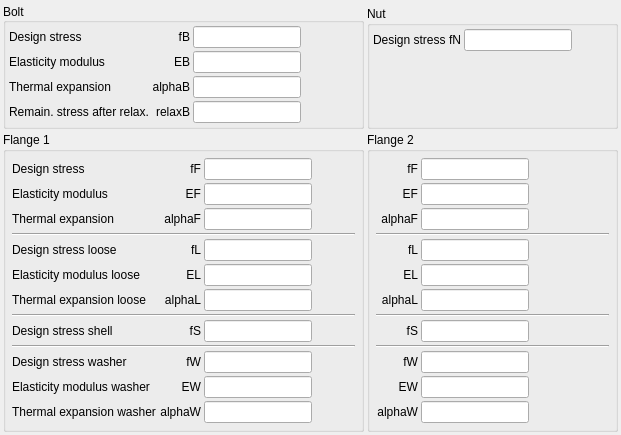
           <widget class="QWidget" name="tabStressExpElast">
            <attribute name="title">
             <string>Stress Expansion Elasticity</string>
            </attribute>
            <layout class="QGridLayout" name="gridLayout_25">
             <property name="leftMargin">
              <number>3</number>
             </property>
             <property name="topMargin">
              <number>3</number>
             </property>
             <property name="rightMargin">
              <number>3</number>
             </property>
             <property name="bottomMargin">
              <number>3</number>
             </property>
             <property name="spacing">
              <number>3</number>
             </property>
             <item row="0" column="0" rowspan="2">
              <widget class="QGroupBox" name="gbBolt_2">
               <property name="title">
                <string>Bolt</string>
               </property>
               <property name="alignment">
                <set>Qt::AlignLeading|Qt::AlignLeft|Qt::AlignVCenter</set>
               </property>
               <layout class="QGridLayout" name="gridLayout_20">
                <property name="leftMargin">
                 <number>3</number>
                </property>
                <property name="topMargin">
                 <number>3</number>
                </property>
                <property name="rightMargin">
                 <number>3</number>
                </property>
                <property name="bottomMargin">
                 <number>3</number>
                </property>
                <property name="spacing">
                 <number>3</number>
                </property>
                <item row="0" column="2">
                 <widget class="RB_UomLineEdit" name="lefB"/>
                </item>
                <item row="1" column="1">
                 <widget class="QLabel" name="lblEB">
                  <property name="text">
                   <string>EB</string>
                  </property>
                  <property name="alignment">
                   <set>Qt::AlignRight|Qt::AlignTrailing|Qt::AlignVCenter</set>
                  </property>
                 </widget>
                </item>
                <item row="0" column="1">
                 <widget class="QLabel" name="lblfB">
                  <property name="text">
                   <string>fB</string>
                  </property>
                  <property name="alignment">
                   <set>Qt::AlignRight|Qt::AlignTrailing|Qt::AlignVCenter</set>
                  </property>
                 </widget>
                </item>
                <item row="2" column="1">
                 <widget class="QLabel" name="lblalphaB">
                  <property name="text">
                   <string>alphaB</string>
                  </property>
                  <property name="alignment">
                   <set>Qt::AlignRight|Qt::AlignTrailing|Qt::AlignVCenter</set>
                  </property>
                 </widget>
                </item>
                <item row="1" column="2">
                 <widget class="RB_UomLineEdit" name="leEB"/>
                </item>
                <item row="2" column="2">
                 <widget class="RB_UomLineEdit" name="lealphaB"/>
                </item>
                <item row="3" column="1">
                 <widget class="QLabel" name="lblrelaxB">
                  <property name="text">
                   <string>relaxB</string>
                  </property>
                  <property name="alignment">
                   <set>Qt::AlignRight|Qt::AlignTrailing|Qt::AlignVCenter</set>
                  </property>
                 </widget>
                </item>
                <item row="3" column="2">
                 <widget class="RB_UomLineEdit" name="lerelaxB"/>
                </item>
                <item row="0" column="0">
                 <widget class="QLabel" name="label_66">
                  <property name="text">
                   <string>Design stress</string>
                  </property>
                 </widget>
                </item>
                <item row="3" column="0">
                 <widget class="QLabel" name="label_69">
                  <property name="text">
                   <string>Remain. stress after relax.</string>
                  </property>
                 </widget>
                </item>
                <item row="1" column="0">
                 <widget class="QLabel" name="label_67">
                  <property name="text">
                   <string>Elasticity modulus</string>
                  </property>
                 </widget>
                </item>
                <item row="2" column="0">
                 <widget class="QLabel" name="label_68">
                  <property name="text">
                   <string>Thermal expansion</string>
                  </property>
                 </widget>
                </item>
                <item row="1" column="3">
                 <spacer name="horizontalSpacer_6">
                  <property name="orientation">
                   <enum>Qt::Horizontal</enum>
                  </property>
                  <property name="sizeHint" stdset="0">
                   <size>
                    <width>40</width>
                    <height>20</height>
                   </size>
                  </property>
                 </spacer>
                </item>
               </layout>
              </widget>
             </item>
             <item row="1" column="1">
              <widget class="QGroupBox" name="gbNut">
               <property name="title">
                <string>Nut</string>
               </property>
               <layout class="QGridLayout" name="gridLayout_24">
                <property name="leftMargin">
                 <number>3</number>
                </property>
                <property name="topMargin">
                 <number>3</number>
                </property>
                <property name="rightMargin">
                 <number>3</number>
                </property>
                <property name="bottomMargin">
                 <number>3</number>
                </property>
                <property name="spacing">
                 <number>3</number>
                </property>
                <item row="0" column="2">
                 <widget class="RB_UomLineEdit" name="lefN"/>
                </item>
                <item row="0" column="1">
                 <widget class="QLabel" name="lblfN">
                  <property name="text">
                   <string>fN</string>
                  </property>
                  <property name="alignment">
                   <set>Qt::AlignRight|Qt::AlignTrailing|Qt::AlignVCenter</set>
                  </property>
                 </widget>
                </item>
                <item row="1" column="2">
                 <spacer name="verticalSpacer_14">
                  <property name="orientation">
                   <enum>Qt::Vertical</enum>
                  </property>
                  <property name="sizeHint" stdset="0">
                   <size>
                    <width>20</width>
                    <height>28</height>
                   </size>
                  </property>
                 </spacer>
                </item>
                <item row="0" column="0">
                 <widget class="QLabel" name="label_71">
                  <property name="text">
                   <string>Design stress</string>
                  </property>
                 </widget>
                </item>
                <item row="0" column="3">
                 <spacer name="horizontalSpacer_16">
                  <property name="orientation">
                   <enum>Qt::Horizontal</enum>
                  </property>
                  <property name="sizeHint" stdset="0">
                   <size>
                    <width>40</width>
                    <height>20</height>
                   </size>
                  </property>
                 </spacer>
                </item>
               </layout>
              </widget>
             </item>
             <item row="2" column="0">
              <widget class="QGroupBox" name="gbStressFlange_1">
               <property name="sizePolicy">
                <sizepolicy hsizetype="Expanding" vsizetype="Preferred">
                 <horstretch>0</horstretch>
                 <verstretch>0</verstretch>
                </sizepolicy>
               </property>
               <property name="title">
                <string>Flange 1</string>
               </property>
               <layout class="QGridLayout" name="gridLayout_23">
                <property name="leftMargin">
                 <number>6</number>
                </property>
                <property name="topMargin">
                 <number>6</number>
                </property>
                <property name="rightMargin">
                 <number>6</number>
                </property>
                <property name="bottomMargin">
                 <number>6</number>
                </property>
                <property name="spacing">
                 <number>3</number>
                </property>
                <item row="2" column="1">
                 <widget class="QLabel" name="lblalphaF_1">
                  <property name="text">
                   <string>alphaF</string>
                  </property>
                  <property name="alignment">
                   <set>Qt::AlignRight|Qt::AlignTrailing|Qt::AlignVCenter</set>
                  </property>
                 </widget>
                </item>
                <item row="2" column="2">
                 <widget class="RB_UomLineEdit" name="lealphaF_1"/>
                </item>
                <item row="11" column="2">
                 <widget class="RB_UomLineEdit" name="leEW_1"/>
                </item>
                <item row="1" column="1">
                 <widget class="QLabel" name="lblEF_1">
                  <property name="text">
                   <string>EF</string>
                  </property>
                  <property name="alignment">
                   <set>Qt::AlignRight|Qt::AlignTrailing|Qt::AlignVCenter</set>
                  </property>
                 </widget>
                </item>
                <item row="6" column="2">
                 <widget class="RB_UomLineEdit" name="lealphaL_1"/>
                </item>
                <item row="1" column="2">
                 <widget class="RB_UomLineEdit" name="leEF_1"/>
                </item>
                <item row="6" column="1">
                 <widget class="QLabel" name="lblalphaL_1">
                  <property name="text">
                   <string>alphaL</string>
                  </property>
                  <property name="alignment">
                   <set>Qt::AlignRight|Qt::AlignTrailing|Qt::AlignVCenter</set>
                  </property>
                 </widget>
                </item>
                <item row="4" column="1">
                 <widget class="QLabel" name="lblfL_1">
                  <property name="text">
                   <string>fL</string>
                  </property>
                  <property name="alignment">
                   <set>Qt::AlignRight|Qt::AlignTrailing|Qt::AlignVCenter</set>
                  </property>
                 </widget>
                </item>
                <item row="11" column="1">
                 <widget class="QLabel" name="lblEW_1">
                  <property name="text">
                   <string>EW</string>
                  </property>
                  <property name="alignment">
                   <set>Qt::AlignRight|Qt::AlignTrailing|Qt::AlignVCenter</set>
                  </property>
                 </widget>
                </item>
                <item row="5" column="1">
                 <widget class="QLabel" name="lblEL_1">
                  <property name="text">
                   <string>EL</string>
                  </property>
                  <property name="alignment">
                   <set>Qt::AlignRight|Qt::AlignTrailing|Qt::AlignVCenter</set>
                  </property>
                 </widget>
                </item>
                <item row="5" column="2">
                 <widget class="RB_UomLineEdit" name="leEL_1"/>
                </item>
                <item row="0" column="1">
                 <widget class="QLabel" name="lblfF_1">
                  <property name="text">
                   <string>fF</string>
                  </property>
                  <property name="alignment">
                   <set>Qt::AlignRight|Qt::AlignTrailing|Qt::AlignVCenter</set>
                  </property>
                 </widget>
                </item>
                <item row="4" column="2">
                 <widget class="RB_UomLineEdit" name="lefL_1"/>
                </item>
                <item row="0" column="2">
                 <widget class="RB_UomLineEdit" name="lefF_1"/>
                </item>
                <item row="10" column="2">
                 <widget class="RB_UomLineEdit" name="lefW_1"/>
                </item>
                <item row="8" column="1">
                 <widget class="QLabel" name="lblfS_1">
                  <property name="text">
                   <string>fS</string>
                  </property>
                  <property name="alignment">
                   <set>Qt::AlignRight|Qt::AlignTrailing|Qt::AlignVCenter</set>
                  </property>
                 </widget>
                </item>
                <item row="8" column="2">
                 <widget class="RB_UomLineEdit" name="lefS_1"/>
                </item>
                <item row="10" column="1">
                 <widget class="QLabel" name="lblfW_1">
                  <property name="text">
                   <string>fW</string>
                  </property>
                  <property name="alignment">
                   <set>Qt::AlignRight|Qt::AlignTrailing|Qt::AlignVCenter</set>
                  </property>
                 </widget>
                </item>
                <item row="12" column="1">
                 <widget class="QLabel" name="lblalphaW_1">
                  <property name="text">
                   <string>alphaW</string>
                  </property>
                  <property name="alignment">
                   <set>Qt::AlignRight|Qt::AlignTrailing|Qt::AlignVCenter</set>
                  </property>
                 </widget>
                </item>
                <item row="12" column="2">
                 <widget class="RB_UomLineEdit" name="lealphaW_1"/>
                </item>
                <item row="0" column="0">
                 <widget class="QLabel" name="label_72">
                  <property name="text">
                   <string>Design stress</string>
                  </property>
                 </widget>
                </item>
                <item row="4" column="0">
                 <widget class="QLabel" name="label_75">
                  <property name="text">
                   <string>Design stress loose</string>
                  </property>
                 </widget>
                </item>
                <item row="1" column="0">
                 <widget class="QLabel" name="label_73">
                  <property name="text">
                   <string>Elasticity modulus</string>
                  </property>
                 </widget>
                </item>
                <item row="5" column="0">
                 <widget class="QLabel" name="label_76">
                  <property name="text">
                   <string>Elasticity modulus loose</string>
                  </property>
                 </widget>
                </item>
                <item row="2" column="0">
                 <widget class="QLabel" name="label_74">
                  <property name="text">
                   <string>Thermal expansion</string>
                  </property>
                 </widget>
                </item>
                <item row="8" column="0">
                 <widget class="QLabel" name="label_78">
                  <property name="text">
                   <string>Design stress shell</string>
                  </property>
                 </widget>
                </item>
                <item row="10" column="0">
                 <widget class="QLabel" name="label_79">
                  <property name="text">
                   <string>Design stress washer</string>
                  </property>
                 </widget>
                </item>
                <item row="6" column="0">
                 <widget class="QLabel" name="label_77">
                  <property name="text">
                   <string>Thermal expansion loose</string>
                  </property>
                 </widget>
                </item>
                <item row="11" column="0">
                 <widget class="QLabel" name="label_80">
                  <property name="text">
                   <string>Elasticity modulus washer</string>
                  </property>
                 </widget>
                </item>
                <item row="12" column="0">
                 <widget class="QLabel" name="label_81">
                  <property name="text">
                   <string>Thermal expansion washer</string>
                  </property>
                 </widget>
                </item>
                <item row="1" column="3">
                 <spacer name="horizontalSpacer_15">
                  <property name="orientation">
                   <enum>Qt::Horizontal</enum>
                  </property>
                  <property name="sizeHint" stdset="0">
                   <size>
                    <width>40</width>
                    <height>20</height>
                   </size>
                  </property>
                 </spacer>
                </item>
                <item row="3" column="0" colspan="4">
                 <widget class="Line" name="line_7">
                  <property name="orientation">
                   <enum>Qt::Horizontal</enum>
                  </property>
                 </widget>
                </item>
                <item row="7" column="0" colspan="4">
                 <widget class="Line" name="line_8">
                  <property name="orientation">
                   <enum>Qt::Horizontal</enum>
                  </property>
                 </widget>
                </item>
                <item row="9" column="0" colspan="4">
                 <widget class="Line" name="line_9">
                  <property name="orientation">
                   <enum>Qt::Horizontal</enum>
                  </property>
                 </widget>
                </item>
               </layout>
              </widget>
             </item>
             <item row="2" column="1">
              <widget class="QGroupBox" name="gbStressFlange_2">
               <property name="sizePolicy">
                <sizepolicy hsizetype="Expanding" vsizetype="Preferred">
                 <horstretch>0</horstretch>
                 <verstretch>0</verstretch>
                </sizepolicy>
               </property>
               <property name="title">
                <string>Flange 2</string>
               </property>
               <layout class="QGridLayout" name="gridLayout_26">
                <property name="leftMargin">
                 <number>6</number>
                </property>
                <property name="topMargin">
                 <number>6</number>
                </property>
                <property name="rightMargin">
                 <number>6</number>
                </property>
                <property name="bottomMargin">
                 <number>6</number>
                </property>
                <property name="spacing">
                 <number>3</number>
                </property>
                <item row="1" column="0">
                 <widget class="QLabel" name="lblEF_2">
                  <property name="text">
                   <string>EF</string>
                  </property>
                  <property name="alignment">
                   <set>Qt::AlignRight|Qt::AlignTrailing|Qt::AlignVCenter</set>
                  </property>
                 </widget>
                </item>
                <item row="5" column="1">
                 <widget class="RB_UomLineEdit" name="leEL_2"/>
                </item>
                <item row="1" column="1">
                 <widget class="RB_UomLineEdit" name="leEF_2"/>
                </item>
                <item row="11" column="0">
                 <widget class="QLabel" name="lblEW_2">
                  <property name="text">
                   <string>EW</string>
                  </property>
                  <property name="alignment">
                   <set>Qt::AlignRight|Qt::AlignTrailing|Qt::AlignVCenter</set>
                  </property>
                 </widget>
                </item>
                <item row="2" column="1">
                 <widget class="RB_UomLineEdit" name="lealphaF_2"/>
                </item>
                <item row="6" column="1">
                 <widget class="RB_UomLineEdit" name="lealphaL_2"/>
                </item>
                <item row="11" column="1">
                 <widget class="RB_UomLineEdit" name="leEW_2"/>
                </item>
                <item row="6" column="0">
                 <widget class="QLabel" name="lblalphaL_2">
                  <property name="text">
                   <string>alphaL</string>
                  </property>
                  <property name="alignment">
                   <set>Qt::AlignRight|Qt::AlignTrailing|Qt::AlignVCenter</set>
                  </property>
                 </widget>
                </item>
                <item row="2" column="0">
                 <widget class="QLabel" name="lblalphaF_2">
                  <property name="text">
                   <string>alphaF</string>
                  </property>
                  <property name="alignment">
                   <set>Qt::AlignRight|Qt::AlignTrailing|Qt::AlignVCenter</set>
                  </property>
                 </widget>
                </item>
                <item row="5" column="0">
                 <widget class="QLabel" name="lblEL_2">
                  <property name="text">
                   <string>EL</string>
                  </property>
                  <property name="alignment">
                   <set>Qt::AlignRight|Qt::AlignTrailing|Qt::AlignVCenter</set>
                  </property>
                 </widget>
                </item>
                <item row="8" column="1">
                 <widget class="RB_UomLineEdit" name="lefS_2"/>
                </item>
                <item row="8" column="0">
                 <widget class="QLabel" name="lblfS_2">
                  <property name="text">
                   <string>fS</string>
                  </property>
                  <property name="alignment">
                   <set>Qt::AlignRight|Qt::AlignTrailing|Qt::AlignVCenter</set>
                  </property>
                 </widget>
                </item>
                <item row="0" column="0">
                 <widget class="QLabel" name="lblfF_2">
                  <property name="text">
                   <string>fF</string>
                  </property>
                  <property name="alignment">
                   <set>Qt::AlignRight|Qt::AlignTrailing|Qt::AlignVCenter</set>
                  </property>
                 </widget>
                </item>
                <item row="4" column="0">
                 <widget class="QLabel" name="lblfL_2">
                  <property name="text">
                   <string>fL</string>
                  </property>
                  <property name="alignment">
                   <set>Qt::AlignRight|Qt::AlignTrailing|Qt::AlignVCenter</set>
                  </property>
                 </widget>
                </item>
                <item row="0" column="1">
                 <widget class="RB_UomLineEdit" name="lefF_2"/>
                </item>
                <item row="10" column="0">
                 <widget class="QLabel" name="lblfW_2">
                  <property name="text">
                   <string>fW</string>
                  </property>
                  <property name="alignment">
                   <set>Qt::AlignRight|Qt::AlignTrailing|Qt::AlignVCenter</set>
                  </property>
                 </widget>
                </item>
                <item row="12" column="0">
                 <widget class="QLabel" name="lblalphaW_2">
                  <property name="text">
                   <string>alphaW</string>
                  </property>
                  <property name="alignment">
                   <set>Qt::AlignRight|Qt::AlignTrailing|Qt::AlignVCenter</set>
                  </property>
                 </widget>
                </item>
                <item row="4" column="1">
                 <widget class="RB_UomLineEdit" name="lefL_2"/>
                </item>
                <item row="12" column="1">
                 <widget class="RB_UomLineEdit" name="lealphaW_2"/>
                </item>
                <item row="10" column="1">
                 <widget class="RB_UomLineEdit" name="lefW_2"/>
                </item>
                <item row="1" column="2">
                 <spacer name="horizontalSpacer_25">
                  <property name="orientation">
                   <enum>Qt::Horizontal</enum>
                  </property>
                  <property name="sizeHint" stdset="0">
                   <size>
                    <width>40</width>
                    <height>20</height>
                   </size>
                  </property>
                 </spacer>
                </item>
                <item row="3" column="0" colspan="3">
                 <widget class="Line" name="line_10">
                  <property name="orientation">
                   <enum>Qt::Horizontal</enum>
                  </property>
                 </widget>
                </item>
                <item row="7" column="0" colspan="3">
                 <widget class="Line" name="line_11">
                  <property name="orientation">
                   <enum>Qt::Horizontal</enum>
                  </property>
                 </widget>
                </item>
                <item row="9" column="0" colspan="3">
                 <widget class="Line" name="line_12">
                  <property name="orientation">
                   <enum>Qt::Horizontal</enum>
                  </property>
                 </widget>
                </item>
               </layout>
              </widget>
             </item>
            </layout>
           </widget>
